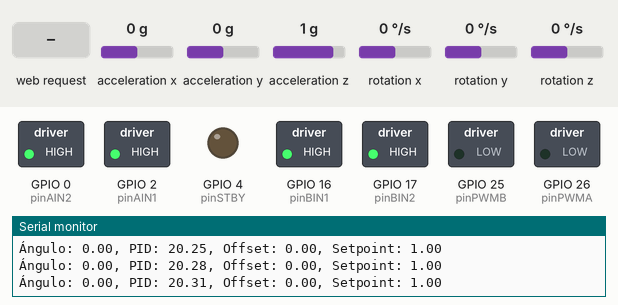
Bench run of a sketch on a simulated ESP32. Parts: switched loads named in the sketch (green lamp = pin HIGH), output pins drawn as LEDs (lit = HIGH), the last lines printed to the serial monitor. The inputs (shaded band) are chosen by the test bench; at power-on: acceleration x 0 g, rotation y 0 °/s, acceleration y 0 g, acceleration z 1 g, rotation x 0 °/s, rotation z 0 °/s. EEPROM starts erased.

Above: at 4.8 s.
4.9 s: HTTP request GET /toggle?Kp=1 received
At 5.4 s:
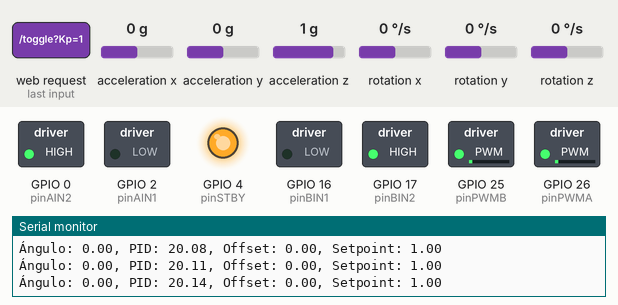
6.4 s: acceleration x set to -1.4 g
At 9.5 s:
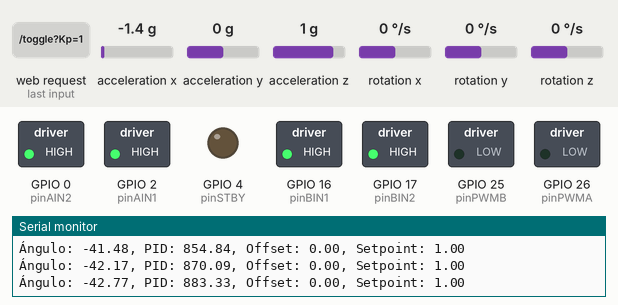
11.7 s: HTTP request GET /toggle?Kp=120 received
At 12.5 s:
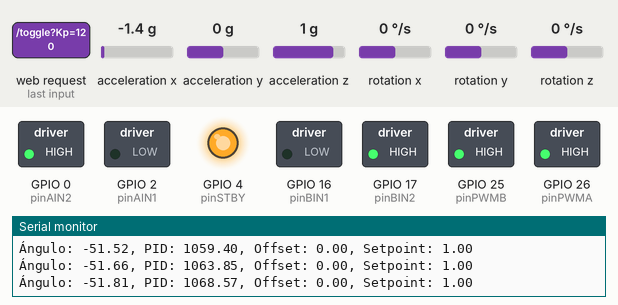
13.2 s: rotation y set to -192 °/s
At 14.3 s:
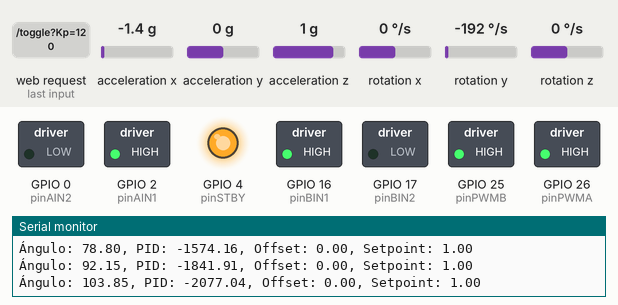
16.2 s: HTTP request GET /toggle?Kp=0 received
At 17.1 s:
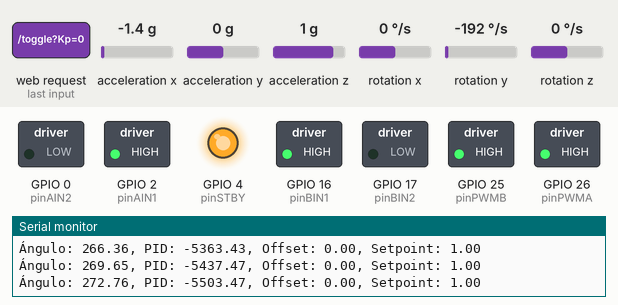
Timing chart, 0 to 18.7 s (numbered marks = the images above; inputs shaded):
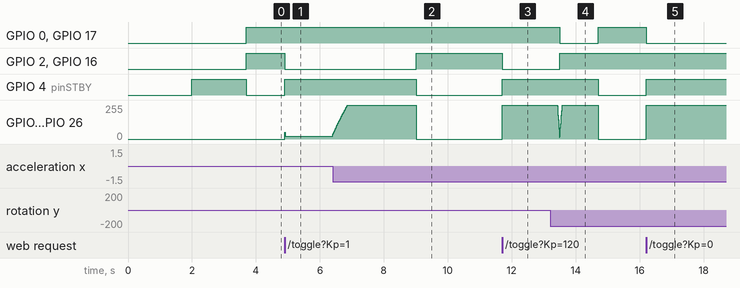

Measured:
- after the input at 4.9 s, GPIO 2 (pinAIN1), GPIO 16 (pinBIN1): HIGH → LOW at once; GPIO 4 (pinSTBY): LOW → HIGH at once; GPIO 25 (pinPWMB), GPIO 26 (pinPWMA): 0/255 → 20/255 at once
- after the input at 6.4 s, GPIO 2 (pinAIN1), GPIO 16 (pinBIN1): LOW → HIGH after 2.6 s; GPIO 4 (pinSTBY): HIGH → LOW after 2.6 s
- after the input at 11.7 s, GPIO 2 (pinAIN1), GPIO 16 (pinBIN1): HIGH → LOW at once; GPIO 4 (pinSTBY): LOW → HIGH at once; GPIO 25 (pinPWMB), GPIO 26 (pinPWMA): 0/255 → 255/255 at once
- after the input at 13.2 s, GPIO 0 (pinAIN2), GPIO 17 (pinBIN2): HIGH → LOW after 0.30 s, → HIGH 1.2 s later; GPIO 2 (pinAIN1), GPIO 16 (pinBIN1): LOW → HIGH after 0.30 s; GPIO 4 (pinSTBY): HIGH → LOW after 1.5 s
- after the input at 16.2 s, GPIO 0 (pinAIN2), GPIO 17 (pinBIN2): HIGH → LOW at once; GPIO 4 (pinSTBY): LOW → HIGH at once; GPIO 25 (pinPWMB), GPIO 26 (pinPWMA): 0/255 → 255/255 at once

The sketch:

sketch_may28a.ino
```cpp
#include <Arduino.h>
#include <WiFi.h>
#include <WebServer.h>
#include <DNSServer.h>
#include <EEPROM.h>
#include "Wire.h"
#include "I2Cdev.h"
#include "MPU6050.h"

// --------- Pines Motores ------------
const int pinSTBY      = 4;
const int pinPWMA      = 26; // DERECHO
const int pinAIN1      = 2;  // DERECHO
const int pinAIN2      = 0;  // DERECHO
const int pinPWMB      = 25; // IZQUIERDO
const int pinBIN1      = 16; // IZQUIERDO
const int pinBIN2      = 17; // IZQUIERDO

// --------- Variables MPU y filtro ---------
MPU6050 mpu;
int16_t ax, ay, az, gx, gy, gz;
float ang_x = 0, ang_x_prev = 0, accel_ang_x = 0;
float dt = 0;
unsigned long calibrateTime = 0;
float ANGLE_OFFSET = 0;
const float alpha = 0.995;

// --------- PID ---------
double setpoint = 1.0;
double output = 0.0;
double Kp = 20.0, Ki = 0.3, Kd = 0.3;
double integral = 0.0, derivative = 0.0, previous_error = 0.0;

// --------- Anti-windup PID ---------
const double integral_max = 200;
const double integral_min = -200;

// --------- Seguridad (caída, autoparado) ---------
const float MAX_ANGLE = 30.0; // grados
const unsigned long FALL_TIMEOUT = 1000; // ms
unsigned long fallStartTime = 0;
bool fallen = false;

// --------- Control Task ---------
const unsigned long CONTROL_PERIOD_MS = 10; // 10ms = 100Hz
unsigned long lastControlTime = 0;

// --------- Estado motores ---------
bool motorsEnabled = false;

// --------- WiFi portal ---------
const char* ssid     = "RobotAP";
const char* password = "12345678";
IPAddress apIP(192, 168, 4, 1);
IPAddress netMsk(255, 255, 255, 0);
WebServer server(80);
DNSServer dnsServer;
const byte DNS_PORT = 53;

float loopFrequency = 0.0;
float ajuste_fino = 0.0;

// --------- EEPROM ---------
#define EEPROM_SIZE 32
#define ADDR_KP      0
#define ADDR_KI      4
#define ADDR_KD      8
#define ADDR_SETPT  12
#define ADDR_AJUSTE 16
#define ADDR_MAGIC  20
#define MAGIC_VALUE 0xAA55AA55

void saveParams() {
  EEPROM.put(ADDR_KP,      Kp);
  EEPROM.put(ADDR_KI,      Ki);
  EEPROM.put(ADDR_KD,      Kd);
  EEPROM.put(ADDR_SETPT,   setpoint);
  EEPROM.put(ADDR_AJUSTE,  ajuste_fino);
  EEPROM.put(ADDR_MAGIC,   MAGIC_VALUE);
  EEPROM.commit();
}

void loadParams() {
  uint32_t magic;
  EEPROM.get(ADDR_MAGIC, magic);
  if (magic == MAGIC_VALUE) {
    EEPROM.get(ADDR_KP,      Kp);
    EEPROM.get(ADDR_KI,      Ki);
    EEPROM.get(ADDR_KD,      Kd);
    EEPROM.get(ADDR_SETPT,   setpoint);
    EEPROM.get(ADDR_AJUSTE,  ajuste_fino);
    Serial.println("Parámetros PID cargados de EEPROM.");
  } else {
    Serial.println("EEPROM no inicializada, usando valores por defecto.");
  }
}

// --------- Prototipos ---------
void handleRoot();
void handleToggle();
void handleStatus();
void handleGetSettings();
void handleSetSettings();
void handleNotFound();
void handleCalibrate();
void setupWiFiPortal();
void driveMotors(int value);
void ControlTask(void * parameter);

// --------- Motores ------------
void driveMotors(int value) {
  value = constrain(value, -255, 255);
  int mag = abs(value);

  // Motor IZQUIERDO (PWMB, BIN1, BIN2)
  if (value > 0) {
    digitalWrite(pinBIN1, HIGH); digitalWrite(pinBIN2, LOW); // Adelante
  } else if (value < 0) {
    digitalWrite(pinBIN1, LOW); digitalWrite(pinBIN2, HIGH); // Atrás
  } else {
    digitalWrite(pinBIN1, HIGH); digitalWrite(pinBIN2, HIGH);
    mag = 0;
  }
  analogWrite(pinPWMB, mag);

  // Motor DERECHO (PWMA, AIN1, AIN2)
  if (value > 0) {
    digitalWrite(pinAIN1, HIGH); digitalWrite(pinAIN2, LOW); // Adelante
  } else if (value < 0) {
    digitalWrite(pinAIN1, LOW); digitalWrite(pinAIN2, HIGH); // Atrás
  } else {
    digitalWrite(pinAIN1, HIGH); digitalWrite(pinAIN2, HIGH);
    mag = 0;
  }
  analogWrite(pinPWMA, mag);
}

// --------- Handlers web ---------
void handleRoot() {
  String html = R"rawliteral(
<!DOCTYPE html>
<html>
<head>
  <meta name="viewport" content="width=device-width, initial-scale=1">
  <style>
    body { margin:0; display:flex; flex-direction:column; justify-content:center; align-items:center; height:100vh; background:#000; color:#fff; }
    button, input { font-size:1.2em; margin:5px; }
    button { padding:10px; border:none; border-radius:5px; width:80%; height:40px; }
    .on { background:#4CAF50; color:#fff; }
    .off { background:#F44336; color:#fff; }
    #controls { margin-top:20px; display:flex; flex-direction:column; align-items:center; }
    label { display:flex; justify-content:space-between; width:80%; }
    input { width:60px; }
  </style>
</head>
<body>
  <button id="btn" class="off">OFF</button>
  <button id="calibrate">Calibrar ángulo cero</button>
  <div id="status">Cargando...</div>
  <div id="controls">
    <label>Kp: <input id="Kp" type="number" step="0.1"></label>
    <label>Ki: <input id="Ki" type="number" step="0.01"></label>
    <label>Kd: <input id="Kd" type="number" step="0.1"></label>
    <label>Setpoint: <input id="Setpoint" type="number" step="0.1"></label>
    <label>Ajuste fino: <input id="Ajuste" type="number" step="0.01"></label>
    <button id="apply">Aplicar</button>
  </div>
  <script>
    const btn = document.getElementById('btn');
    const status = document.getElementById('status');
    const inpKp = document.getElementById('Kp');
    const inpKi = document.getElementById('Ki');
    const inpKd = document.getElementById('Kd');
    const inpSetpoint = document.getElementById('Setpoint');
    const inpAjuste = document.getElementById('Ajuste');
    const calibrate = document.getElementById('calibrate');

    function updateButton(s) { btn.textContent = s; btn.className = s.toLowerCase(); }
    btn.onclick = () => fetch('/toggle').then(r => r.text()).then(updateButton);

    calibrate.onclick = () => { fetch('/calibrate').then(r => r.text()).then(alert); };

    function updateStatus() {
      fetch('/status').then(r => r.text()).then(t => status.textContent = t);
    }
    setInterval(updateStatus, 500); updateStatus();

    fetch('/getsettings').then(r => r.json()).then(j => {
      inpKp.value = j.Kp;
      inpKi.value = j.Ki;
      inpKd.value = j.Kd;
      inpSetpoint.value = j.Setpoint;
      inpAjuste.value = j.Ajuste;
    });

    document.getElementById('apply').onclick = () => {
      const p = new URLSearchParams({
        Kp: inpKp.value,
        Ki: inpKi.value,
        Kd: inpKd.value,
        Setpoint: inpSetpoint.value,
        Ajuste: inpAjuste.value
      });
      fetch('/setsettings?' + p).then(r => r.text()).then(alert);
    };
  </script>
</body>
</html>
)rawliteral";
  server.send(200, "text/html", html);
}

void handleToggle() {
  bool prevMotorsEnabled = motorsEnabled;
  motorsEnabled = !motorsEnabled;
  // Si se acaba de activar, resetea PID:
  if (motorsEnabled && !prevMotorsEnabled) {
    integral = 0;
    derivative = 0;
    previous_error = 0;
  }
  server.send(200, "text/plain", motorsEnabled?"ON":"OFF");
}
void handleStatus() {
  String stat = String(motorsEnabled ? "ON" : "OFF") +
                (fallen ? " | CAIDO" : "") +
                " | Ángulo: " + String(ang_x, 2) +
                "° | Velocidad: " + String(abs(output), 0) +
                " | Loop: " + String(loopFrequency, 1) + " Hz";
  server.send(200, "text/plain", stat);
}
void handleGetSettings() {
  String json = String("{\"Kp\":") + String(Kp,2) + ",\"Ki\":" + String(Ki,2) +
                ",\"Kd\":" + String(Kd,2) + ",\"Setpoint\":" + String(setpoint,2) +
                ",\"Ajuste\":" + String(ajuste_fino,2) + "}";
  server.send(200, "application/json", json);
}
void handleSetSettings() {
  if (server.hasArg("Kp")) Kp = server.arg("Kp").toFloat();
  if (server.hasArg("Ki")) Ki = server.arg("Ki").toFloat();
  if (server.hasArg("Kd")) Kd = server.arg("Kd").toFloat();
  if (server.hasArg("Setpoint")) setpoint = server.arg("Setpoint").toFloat();
  if (server.hasArg("Ajuste")) ajuste_fino = server.arg("Ajuste").toFloat();
  saveParams();
  server.send(200, "text/plain", "Settings updated");
}
void handleNotFound() {
  server.sendHeader("Location", String("http://") + apIP.toString(), true);
  server.send(302, "text/plain", "");
}
void handleCalibrate() {
  float sum = 0;
  int N = 100;
  for (int i = 0; i < N; i++) {
    mpu.getAcceleration(&ax, &ay, &az);
    sum += atan2(ay, az) * 180.0 / PI;
    delay(5);
  }
  ANGLE_OFFSET = sum / N;
  mpu.getAcceleration(&ax, &ay, &az);
  ang_x = ang_x_prev = atan2(ay, az) * 180.0 / PI - ANGLE_OFFSET - ajuste_fino;
  integral = 0;
  derivative = 0;
  previous_error = 0;
  calibrateTime = millis();
  fallen = false;
  Serial.print("Nuevo OFFSET calculado: "); Serial.println(ANGLE_OFFSET, 2);
  server.send(200, "text/plain", "Offset calibrado. ¡Ya puedes encender los motores!");
}

void setupWiFiPortal() {
  WiFi.mode(WIFI_AP);
  WiFi.softAPConfig(apIP, apIP, netMsk);
  WiFi.softAP(ssid, password);
  dnsServer.start(DNS_PORT, "*", apIP);
  server.on("/", handleRoot);
  server.on("/toggle", handleToggle);
  server.on("/status", handleStatus);
  server.on("/getsettings", handleGetSettings);
  server.on("/setsettings", handleSetSettings);
  server.on("/calibrate", handleCalibrate);
  server.onNotFound(handleNotFound);
  server.begin();
  Serial.print("AP iniciado en: "); Serial.println(WiFi.softAPIP());
}

void setup() {
  Serial.begin(115200);
  delay(2000);

  pinMode(pinSTBY, OUTPUT);
  pinMode(pinAIN1, OUTPUT);
  pinMode(pinAIN2, OUTPUT);
  pinMode(pinBIN1, OUTPUT);
  pinMode(pinBIN2, OUTPUT);
  pinMode(pinPWMA, OUTPUT);
  pinMode(pinPWMB, OUTPUT);

  digitalWrite(pinSTBY, HIGH);

  Wire.begin();
  mpu.initialize();

  // === OFFSET CALIBRADOS MANUALMENTE ===
  mpu.setXAccelOffset(-3554);
  mpu.setYAccelOffset(5858);
  mpu.setZAccelOffset(10188);
  mpu.setXGyroOffset(-30);
  mpu.setYGyroOffset(-234);
  mpu.setZGyroOffset(-30);

  delay(1000);

  float sum = 0;
  int N = 100;
  for (int i = 0; i < N; i++) {
    mpu.getAcceleration(&ax, &ay, &az);
    sum += atan2(ay, az) * 180.0 / PI;
    delay(5);
  }
  ANGLE_OFFSET = sum / N;
  Serial.print("OFFSET calculado: "); Serial.println(ANGLE_OFFSET, 2);

  mpu.getAcceleration(&ax, &ay, &az);
  ang_x = ang_x_prev = atan2(ay, az) * 180.0 / PI - ANGLE_OFFSET;
  calibrateTime = millis();
  lastControlTime = millis();

  EEPROM.begin(EEPROM_SIZE);
  loadParams();

  setupWiFiPortal();

  // --- Iniciar la tarea de control en FreeRTOS ---
  xTaskCreatePinnedToCore(
    ControlTask,
    "ControlTask",
    4096,
    NULL,
    2,
    NULL,
    1
  );
}

void loop() {
  dnsServer.processNextRequest();
  server.handleClient();
}

// ----- Tarea de control PID, filtro, autoparado, motores -----
void ControlTask(void * parameter) {
  unsigned long lastPrint = 0;
  lastControlTime = millis();
  while (true) {
    unsigned long now = millis();
    if (now - lastControlTime >= CONTROL_PERIOD_MS) {
      dt = (now - lastControlTime) / 1000.0;
      lastControlTime = now;

      // --- Sensor MPU6050 ---
      int16_t ax_raw, ay_raw, az_raw, gx_raw, gy_raw, gz_raw;
      mpu.getAcceleration(&ax_raw, &ay_raw, &az_raw);
      mpu.getRotation(&gx_raw, &gy_raw, &gz_raw);

      // --- Remapeo de ejes ---
      ax = -ay_raw;
      ay =  ax_raw;
      az =  az_raw;
      gx = -gy_raw;
      gy =  gx_raw;
      gz =  gz_raw;

      // --- Filtro complementario ---
      accel_ang_x = atan2(ay, az) * 180.0 / PI - ANGLE_OFFSET - ajuste_fino;

      if (now - calibrateTime < 2000) {
        ang_x = ang_x_prev = accel_ang_x;
      } else {
        float gyro_rate = gx / 131.0;
        ang_x = alpha * (ang_x_prev + gyro_rate * dt) + (1 - alpha) * accel_ang_x;
        ang_x_prev = ang_x;
      }

      // --- Autoparado ---
      if (abs(ang_x) > MAX_ANGLE) {
        if (fallStartTime == 0) fallStartTime = now;
        if (!fallen && now - fallStartTime > FALL_TIMEOUT) {
          fallen = true;
          motorsEnabled = false;
          Serial.println("Robot caído: motores deshabilitados.");
          integral = 0;
          derivative = 0;
          previous_error = 0;
        }
      } else {
        fallStartTime = 0;
        fallen = false;
      }

      // --- PID ---
      double error = setpoint - ang_x;
      integral += error * dt;
      if (integral > integral_max) integral = integral_max;
      if (integral < integral_min) integral = integral_min;
      derivative = (error - previous_error) / dt;
      output = Kp * error + Ki * integral + Kd * derivative;
      previous_error = error;

      // --- Motores ---
      if (motorsEnabled) {
        digitalWrite(pinSTBY, HIGH);
        driveMotors(-(int)output);
      } else {
        driveMotors(0);
        digitalWrite(pinSTBY, LOW);
      }

      // --- Frecuencia real de loop ---
      loopFrequency = 1.0 / dt;

      // --- Log serie cada 100 ms ---
      if (now - lastPrint > 100) {
        Serial.print("Ángulo: "); Serial.print(ang_x, 2);
        Serial.print(", PID: "); Serial.print(output, 2);
        Serial.print(", Offset: "); Serial.print(ANGLE_OFFSET, 2);
        Serial.print(", Setpoint: "); Serial.println(setpoint, 2);
        lastPrint = now;
      }
    }
    vTaskDelay(1); // Cede la CPU a otras tareas
  }
}
```
